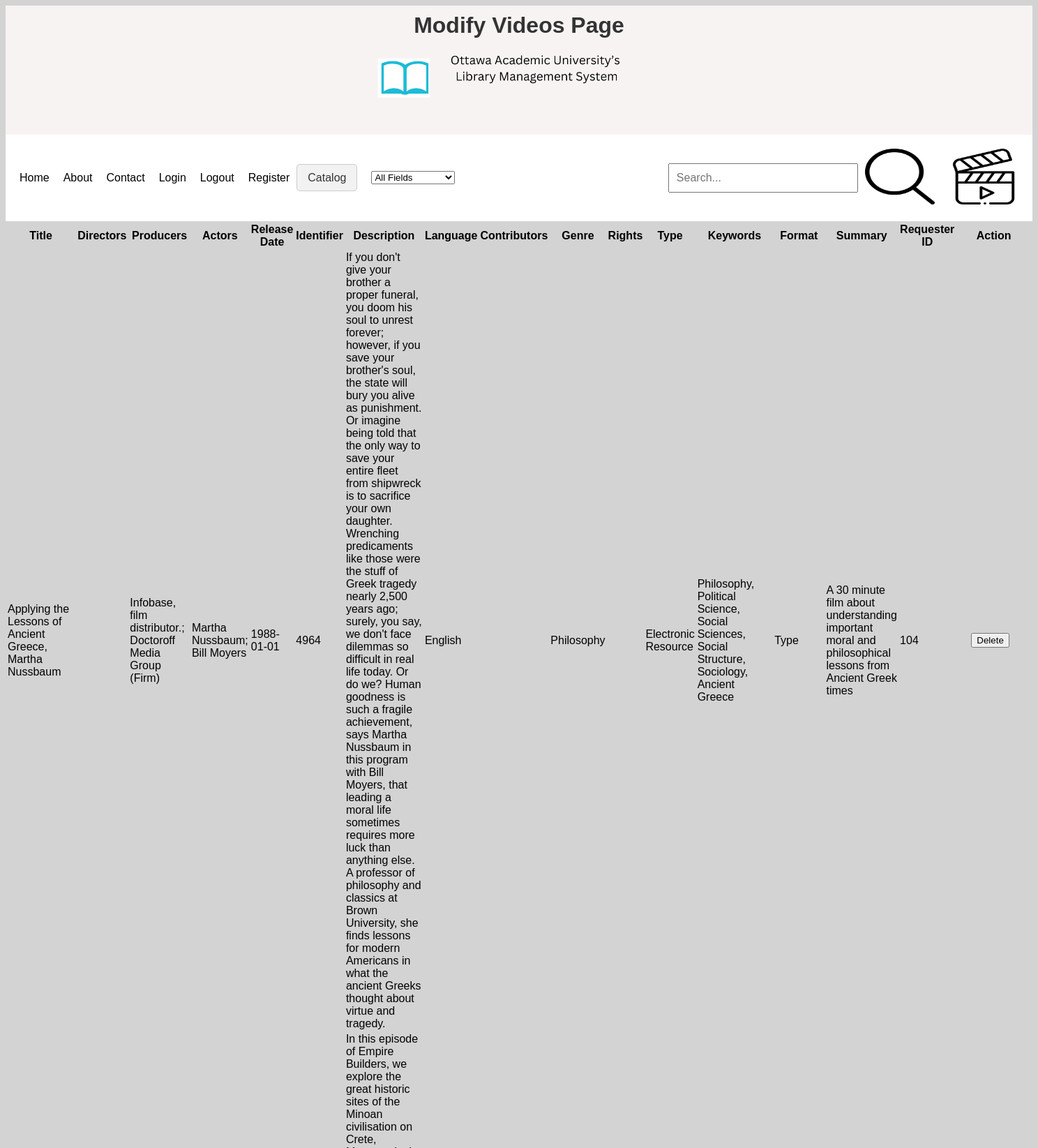
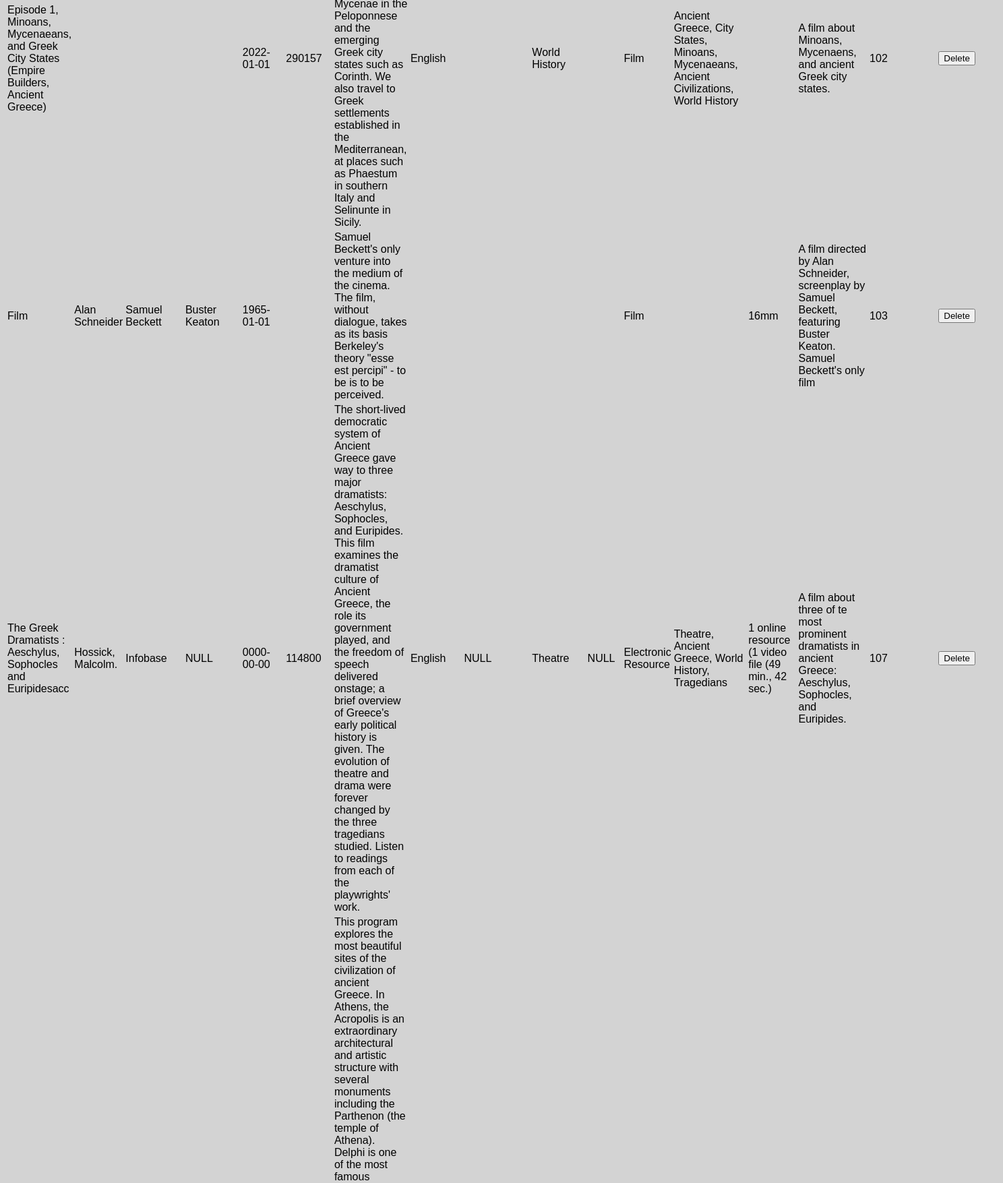
The page /modifyvideos.php (upper part) on the database its author committed (2 pictures, top to bottom).
### tables this page shows
CREATE TABLE `videos` (
  `Title` varchar(255) NOT NULL,
  `Directors` varchar(255) DEFAULT NULL,
  `Producers` varchar(255) DEFAULT NULL,
  `Actors` varchar(255) DEFAULT NULL,
  `Release_Date` date DEFAULT NULL,
  `Identifier` varchar(13) DEFAULT NULL,
  `Description` text DEFAULT NULL,
  `Language` varchar(50) DEFAULT NULL,
  `Contributors` varchar(255) DEFAULT NULL,
  `Genre` varchar(255) DEFAULT NULL,
  `Rights` varchar(255) DEFAULT NULL,
  `Type` varchar(50) DEFAULT NULL,
  `Format` varchar(50) DEFAULT NULL,
  `Summary` text DEFAULT NULL,
  `Requester_Id` int(11) DEFAULT NULL,
  `Keywords` varchar(255) DEFAULT NULL
);

### modifyvideos.php (the view, shortened to what this page needs)
<?php
require 'database.php';
?>
<!DOCTYPE html>
<html>
<head>
    <link rel="stylesheet" type="text/css" href="videos.css">
</head>
<body>
<div class="header">
    <h1>Modify Videos Page</h1>
    <img src="images/Ottawa Academic University's Library Management System Logo.png" alt="logo" width="400" height="100">
</div>
    <div class="nav">
  <nav>
        <a href="index.html">Home</a>
        <a href="about.php">About</a>
        <a href="contact.php">Contact</a>
        <a href="login.php">Login</a>
        <a href="logout.php">Logout</a>
        <a href="register.php">Register</a>
        <div class="dropdown">
          <span class="dropbtn" onclick="toggleDropdown('searchDropdown')">Catalog</span>
        </div>
        <form method="post">
          <select name="fields">
            <option value="">All Fields</option>
          </select>
        </form>
        <input type="text" id="searchInput" placeholder="Search...">
        <a href="videos.php">
          <img src="images/search-icon.png" alt="search icon"width="100" height="80">
          </a>
       <a href="index.html"><img src="images/video.png" alt="video icon" width="100" height="80"></a>
    </nav>
</div>
        <table>
            <thead>
                <tr>
                    <th>Title</th>
                    <th>Directors</th>
                    <th>Producers</th>
                    <th>Actors</th>
                    <th>Release Date</th>
                    <th>Identifier</th>
                    <th>Description</th>
                    <th>Language</th>
                    <th>Contributors</th>
                    <th>Genre</th>
                    <th>Rights</th>
                    <th>Type</th>
                    <th>Keywords</th>
                    <th>Format</th>
                    <th>Summary</th>
                    <th>Requester ID</th>
                    <th>Action</th>
                </tr>
            </thead>
            <tbody>
            <?php
            $sql = "SELECT * FROM videos";
            $result = mysqli_query($conn, $sql);
            while ($row = mysqli_fetch_assoc($result)) { ?>
                <tr>
                    <td><?php echo $row['Title']; ?></td>
                    <td><?php echo $row['Directors']; ?></td>
                    <td><?php echo $row['Producers']; ?></td>
                    <td><?php echo $row['Actors']; ?></td>
                    <td><?php echo $row['Release_Date']; ?></td>
                    <td><?php echo $row['Identifier']; ?></td>
                    <td><?php echo $row['Description']; ?></td>
                    <td><?php echo $row['Language']; ?></td>
                    <td><?php echo $row['Contributors']; ?></td>
                    <td><?php echo $row['Genre']; ?></td>
                    <td><?php echo $row['Rights']; ?></td>
                    <td><?php echo $row['Type']; ?></td>
                    <td><?php echo $row['Keywords']; ?></td>
                    <td><?php echo $row['Format']; ?></td>
                    <td><?php echo $row['Summary']; ?></td>
                    <td><?php echo $row['Requester_Id']; ?></td>
                    <td>
                        <form method='post' action='modifyvideos.php'>
                            <input type='submit' name='del' value='Delete'>
                        </form>
                    </td>
                </tr>
            <?php } ?>
            </tbody>
        </table>
</body>
</html>

### videos.css (style rules this page uses)
body { background-color: #d3d3d3; font-family: Arial, sans-serif; }
nav { display: flex; justify-content: space-between; align-items: center; background-color: white; padding: 10px; }
nav a { text-decoration: none; color: black; margin: 10px; }
form { display: grid; grid-template-columns: 1fr 3fr; grid-gap: 10px; margin: 20px; }
.dropdown { position: relative; }
.dropbtn { background-color: #f2f2f2; color: #333; padding: 10px 15px; font-size: 16px; cursor: pointer; border: 1px solid #ccc; border-radius: 5px; }
#searchInput { width: 300px; padding: 10px; font-size: 16px; }
.header { background-color: #F8F3F3; padding: 10px; text-align: center; }
.header h1 { margin: 0; color: #333; }
.header img { max-width: 100%; margin-left: -70px; height: auto; }

### rows shown on the page
videos: Title "Applying the Lessons of Ancient Greece, Martha Nussbaum", Producers "Infobase, film distributor.; Doctoroff Media Group (Firm)", Actors "Martha Nussbaum; Bill Moyers", Release_Date "1988-01-01", Identifier "4964", Description "If you don't give your brother a proper funeral, you doom his soul to unrest forever; however, if you save your brother's soul, the state will bury you alive as punishment. Or imagine being told that the only way to save your entire fleet from shipwreck is to sacrifice your own daughter. Wrenching predicaments like those were the stuff of Greek tragedy nearly 2,500 years ago; surely, you say, we don't face dilemmas so difficult in real life today. Or do we? Human goodness is such a fragile achievement, says Martha Nussbaum in this program with Bill Moyers, that leading a moral life sometimes requires more luck than anything else. A professor of philosophy and classics at Brown University,…", Language "English", Genre "Philosophy", Type "Electronic Resource", Keywords "Philosophy, Political Science, Social Sciences, Social Structure, Sociology, Ancient Greece", Format "Type", Summary "A 30 minute film about understanding important moral and philosophical lessons from Ancient Greek times", Requester_Id "104"
videos: Title "Episode 1, Minoans, Mycenaeans, and Greek City States (Empire Builders, Ancient Greece)", Release_Date "2022-01-01", Identifier "290157", Description "In this episode of Empire Builders, we explore the great historic sites of the Minoan civilisation on Crete, Mycenae in the Peloponnese and the emerging Greek city states such as Corinth. We also travel to Greek settlements established in the Mediterranean, at places such as Phaestum in southern Italy and Selinunte in Sicily.", Language "English", Genre "World History", Type "Film", Keywords "Ancient Greece, City States, Minoans, Mycenaeans, Ancient Civilizations, World History", Summary "A film about Minoans, Mycenaens, and ancient Greek city states.", Requester_Id "102"
videos: Title "Film", Directors "Alan Schneider", Producers "Samuel Beckett", Actors "Buster Keaton", Release_Date "1965-01-01", Description "Samuel Beckett's only venture into the medium of the cinema. The film, without dialogue, takes as its basis Berkeley's theory \"esse est percipi\" - to be is to be perceived.", Type "Film", Format "16mm", Summary "A film directed by Alan Schneider, screenplay by Samuel Beckett, featuring Buster Keaton. Samuel Beckett's only film", Requester_Id "103"
videos: Title "The Greek Dramatists : Aeschylus, Sophocles and Euripidesacc", Directors "Hossick, Malcolm.", Producers "Infobase", Actors "NULL", Release_Date "0000-00-00", Identifier "114800", Description "The short-lived democratic system of Ancient Greece gave way to three major dramatists: Aeschylus, Sophocles, and Euripides. This film examines the dramatist culture of Ancient Greece, the role its government played, and the freedom of speech delivered onstage; a brief overview of Greece's early political history is given. The evolution of theatre and drama were forever changed by the three tragedians studied. Listen to readings from each of the playwrights' work.", Language "English", Contributors "NULL", Genre "Theatre", Rights "NULL", Type "Electronic Resource", Keywords "Theatre, Ancient Greece, World History, Tragedians", Format "1 online resource (1 video file (49 min., 42 sec.)", Summary "A film about three of te most prominent dramatists in ancient Greece: Aeschylus, Sophocles, and Euripides.", Requester_Id "107"
